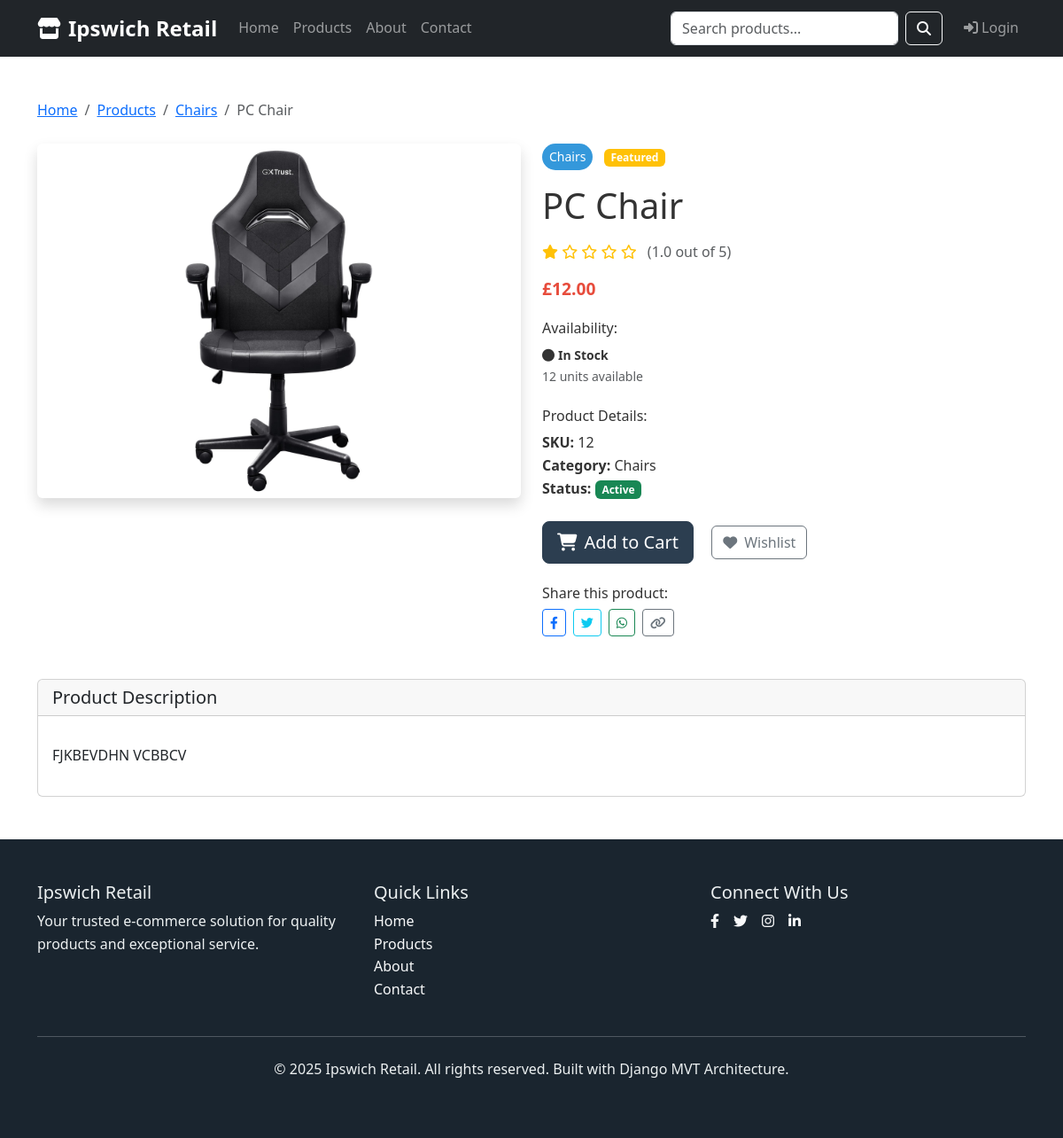
Screenshot of /product/pc-chair/ with the database file from the repository.
### shop/models.py (models this page shows, shortened)
class Product(models.Model):
    STATUS_CHOICES = [
        ('active', 'Active'),
        ('inactive', 'Inactive'),
        ('discontinued', 'Discontinued'),
    ]
    name = models.CharField(max_length=200)
    slug = models.SlugField(max_length=200, unique=True, blank=True)
    description = models.TextField()
    price = models.DecimalField(max_digits=10, decimal_places=2, validators=[MinValueValidator(0.01)])
    category = models.ForeignKey(Category, on_delete=models.CASCADE, related_name='products')
    image = models.ImageField(upload_to='products/', blank=True, null=True)
    stock_quantity = models.PositiveIntegerField(default=0)
    sku = models.CharField(max_length=50, unique=True, help_text="Stock Keeping Unit")
    status = models.CharField(max_length=20, choices=STATUS_CHOICES, default='active')
    featured = models.BooleanField(default=False)
    rating = models.FloatField(default=0.0, validators=[MinValueValidator(0.0), MaxValueValidator(5.0)])
    created_at = models.DateTimeField(auto_now_add=True)
    updated_at = models.DateTimeField(auto_now=True)
    class Meta:
        ordering = ['-created_at']
        indexes = [
            models.Index(fields=['status', 'featured']),
            models.Index(fields=['category', 'status']),
        ]
    @property
    def is_available(self):
        return self.status == 'active' and self.stock_quantity > 0
    @property
    def stock_status(self):
        if self.stock_quantity == 0:
            return 'Out of Stock'
        elif self.stock_quantity <= 5:
            return 'Low Stock'
        return 'In Stock'

class Category(models.Model):
    name = models.CharField(max_length=100, unique=True)
    slug = models.SlugField(max_length=100, unique=True, blank=True)
    description = models.TextField(blank=True)
    created_at = models.DateTimeField(auto_now_add=True)
    updated_at = models.DateTimeField(auto_now=True)
    class Meta:
        verbose_name_plural = 'Categories'
        ordering = ['name']

### shop/views.py (the view)
# urls.py: path('product/<slug:slug>/', views.ProductDetailView.as_view(), name='product_detail'),
class ProductDetailView(DetailView):
    model = Product
    template_name = 'shop/product_detail.html'
    context_object_name = 'product'
    slug_field = 'slug'
    slug_url_kwarg = 'slug'
    def get_queryset(self):
        return Product.objects.filter(status='active')
    def get_context_data(self, **kwargs):
        context = super().get_context_data(**kwargs)
        context['related_products'] = Product.objects.filter(
            category=self.object.category,
            status='active'
        ).exclude(id=self.object.id)[:4]
        return context

### shop/templates/shop/product_detail.html (shortened to what this page needs)
{% extends 'shop/base.html' %}
{% block content %}
<div class="container my-5">
    <nav aria-label="breadcrumb" class="mb-4">
        <ol class="breadcrumb">
            <li class="breadcrumb-item"><a href="{% url 'shop:home' %}">Home</a></li>
            <li class="breadcrumb-item"><a href="{% url 'shop:product_list' %}">Products</a></li>
            <li class="breadcrumb-item"><a href="{{ shop.category.get_absolute_url }}">{{ product.category.name }}</a></li>
            <li class="breadcrumb-item active">{{ product.name }}</li>
        </ol>
    </nav>
    <div class="row">
        <div class="col-lg-6 mb-4">
            {% if product.image %}
                <img src="{{ product.image.url }}" class="img-fluid rounded shadow" alt="{{ product.name }}" style="width: 100%; height: 400px; object-fit: contain;">
            {% else %}
                <img src="https://via.placeholder.com/600x400?text={{ product.name }}" class="img-fluid rounded shadow" alt="{{ product.name }}">
            {% endif %}
        </div>
        <div class="col-lg-6">
            <div class="product-details">
                <span class="category-badge mb-3 d-inline-block">{{ product.category.name }}</span>
                {% if product.featured %}
                    <span class="badge bg-warning ms-2">Featured</span>
                {% endif %}
                <h1 class="mb-3">{{ product.name }}</h1>
                {% if product.rating > 0 %}
                <div class="rating mb-3">
                    {% for i in "12345" %}
                        {% if forloop.counter <= product.rating %}
                            <i class="fas fa-star"></i>
                        {% else %}
                            <i class="far fa-star"></i>
                        {% endif %}
                    {% endfor %}
                    <span class="ms-2 text-muted">({{ product.rating }} out of 5)</span>
                </div>
                {% endif %}
                <div class="price-section mb-4">
                    <h2 class="price-tag mb-0">£{{ product.price }}</h2>
                </div>
                <div class="stock-info mb-4">
                    <h6>Availability:</h6>
                    <span class="stock-status {{ product.stock_status|lower|cut:' ' }}">
                        <i class="fas fa-circle me-1"></i>{{ product.stock_status }}
                    </span>
                    {% if product.stock_quantity > 0 %}
                        <small class="text-muted d-block">{{ product.stock_quantity }} units available</small>
                    {% endif %}
                </div>
                <div class="product-info mb-4">
                    <h6>Product Details:</h6>
                    <ul class="list-unstyled">
                        <li><strong>SKU:</strong> {{ product.sku }}</li>
                        <li><strong>Category:</strong> {{ product.category.name }}</li>
                        <li><strong>Status:</strong>
                            <span class="badge bg-{% if product.status == 'active' %}success{% else %}secondary{% endif %}">
                                {{ product.get_status_display }}
                            </span>
                        </li>
                    </ul>
                </div>
                <div class="action-buttons mb-4">
                    {% if product.is_available %}
                        <button class="btn btn-primary btn-lg me-3">
                            <i class="fas fa-shopping-cart me-2"></i>Add to Cart
                        </button>
                        <button class="btn btn-outline-secondary">
                            <i class="fas fa-heart me-2"></i>Wishlist
                        </button>
                    {% else %}
                        <button class="btn btn-secondary btn-lg" disabled>
                            <i class="fas fa-times me-2"></i>Out of Stock
                        </button>
                    {% endif %}
                </div>
                <div class="share-section">
                    <h6>Share this product:</h6>
                    <div class="d-flex">
                        <a href="#" class="btn btn-outline-primary btn-sm me-2">
                            <i class="fab fa-facebook-f"></i>
                        </a>
                        <a href="#" class="btn btn-outline-info btn-sm me-2">
                            <i class="fab fa-twitter"></i>
                        </a>
                        <a href="#" class="btn btn-outline-success btn-sm me-2">
                            <i class="fab fa-whatsapp"></i>
                        </a>
                        <a href="#" class="btn btn-outline-secondary btn-sm">
                            <i class="fas fa-link"></i>
                        </a>
                    </div>
                </div>
            </div>
        </div>
    </div>
    <div class="row mt-5">
        <div class="col-12">
            <div class="card">
                <div class="card-header">
                    <h5 class="mb-0">Product Description</h5>
                </div>
                <div class="card-body">
                    <p>{{ product.description|linebreaks }}</p>
                </div>
            </div>
        </div>
    </div>
</div>
{% endblock %}

### shop/templates/shop/base.html (style rules this page uses)
:root { --primary-color: #2c3e50; --secondary-color: #e74c3c; --accent-color: #3498db; --dark-color: #1a252f; --light-color: #ecf0f1; }
body { font-family: 'Segoe UI', Tahoma, Geneva, Verdana, sans-serif; line-height: 1.6; color: #333; }
.price-tag { color: var(--secondary-color); font-weight: 700; font-size: 1.2rem; }
.btn-primary { background-color: var(--primary-color); border-color: var(--primary-color); }
.category-badge { background-color: var(--accent-color); color: white; padding: 0.25rem 0.5rem; border-radius: 1rem; font-size: 0.875rem; }
.stock-status { font-size: 0.875rem; font-weight: 600; }
.rating { color: #ffc107; }

### rows the page displays
Product: category.name "Chairs", name "PC Chair", image (picture), rating "1.0", price "12.00", stock_status "In Stock", stock_quantity "12", sku "12", status "Active", description "FJKBEVDHN VCBBCV"
